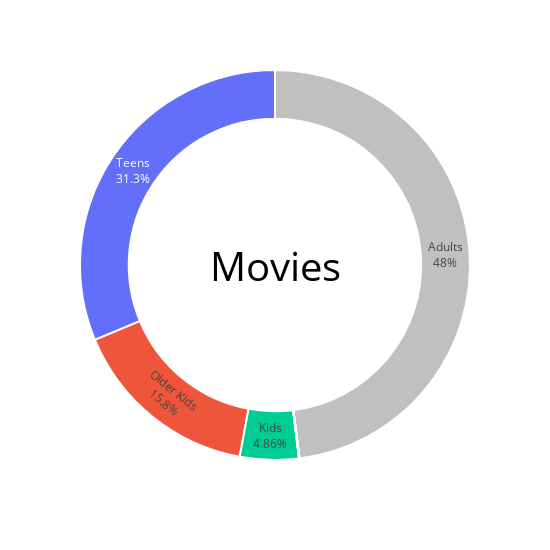

Source (notebook cell):
### Code cell
movie_age_df = gen_age_df(movie_df)
fig = px.pie(labels=movie_age_df['target_age'], values=movie_age_df['counts'], names=movie_age_df['target_age'], width=550, height=550)
fig.update_traces(textposition = 'inside', textinfo = 'percent + label', hole = 0.75, marker = dict(colors = ['#3D0C02', '#800000'  , '#C11B17','#C0C0C0'],  line = dict(color = 'white', width = 2)))
fig.update_layout(annotations = [dict(text = 'Movies', x=0.5, y=0.5, font_size =40, showarrow = False, font_color = 'black')], showlegend = False)
fig.show()

### Figure 1 — Plotly figure (JSON) as saved in the notebook; plotly's stock layout.template omitted (floating-point values rounded to 4 significant figures)
{"data": [{"domain": {"x": [0, 1], "y": [0, 1]}, "hole": 0.75, "hovertemplate": "label=%{label}<br>value=%{value}<extra></extra>", "labels": ["66 min", "74 min", "84 min", "Adults", "Kids", "Older Kids", "Teens"], "legendgroup": "", "marker": {"colors": ["#3D0C02", "#800000", "#C11B17", "#C0C0C0"], "line": {"color": "white", "width": 2}}, "name": "", "showlegend": true, "textinfo": "percent+label", "textposition": "inside", "type": "pie", "values": [1, 1, 1, 2942, 298, 971, 1917]}], "layout": {"annotations": [{"font": {"color": "black", "size": 40}, "showarrow": false, "text": "Movies", "x": 0.5, "y": 0.5}], "height": 550, "legend": {"tracegroupgap": 0}, "margin": {"t": 60}, "showlegend": false, "width": 550}}
